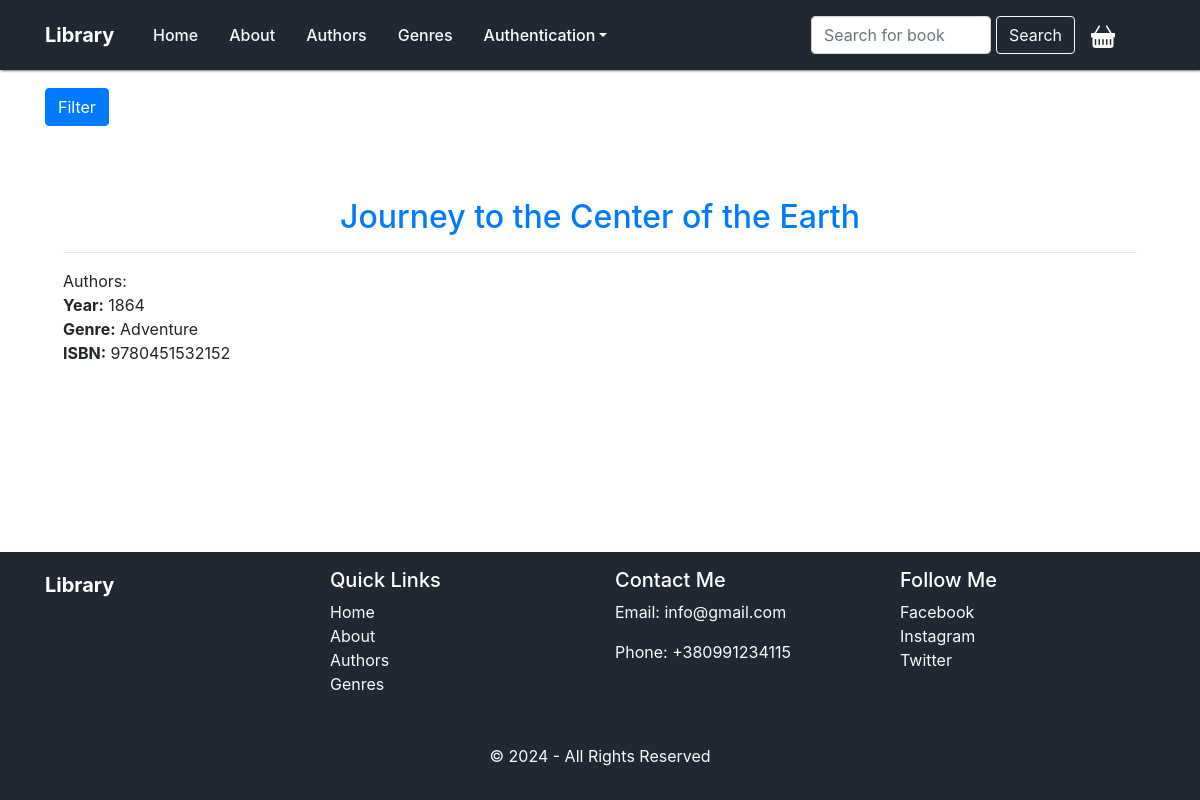
Screenshot of /library/books/17/ with the database file from the repository.
### library/models.py (models this page shows, shortened)
class Book(models.Model):
    title = models.CharField(max_length=100)
    authors = models.ManyToManyField('Author', through='BookAuthor')
    genre = models.ForeignKey('Genre', on_delete=models.CASCADE, null=True)
    published_year = models.IntegerField()
    ISBN = models.CharField(max_length=200)
    price = models.DecimalField(max_digits=6, decimal_places=2, default=0.0)
    class Meta:
        ordering = ["published_year"]
        indexes = [models.Index(fields=["published_year"])]

class Genre(models.Model):
    genre = models.CharField(max_length=100, db_index=True)
    def __str__(self):
        return self.genre

### library/views.py (the view)
# urls.py: path('books/<int:id>/', views.book_by_id, name='book_by_id'),
def book_by_id(request, id):
    book = get_object_or_404(Book, id=id)
    authors_ids = BookAuthor.objects.filter(book_id=book.id).values_list('author', flat=True)
    authors = Author.objects.filter(id__in=authors_ids)
    context = {'book': book, 'authors': authors}
    return render(request, 'library/book_by_id.html', context=context)

### library/templatetags/tags.py (called while the page is built)
@register.simple_tag()
def get_genres():
    return Genre.objects.all()

@register.simple_tag()
def get_menu():
    return views.menu

@register.simple_tag()
def get_year():
    return datetime.now().year

### library/templates/library/book_by_id.html (shortened to what this page needs)
{%extends 'base.html'%}
{%block content%}
<div class="container mt-5">
    <h2 class="content-name text-primary"> {{ book.title }}</h2>
    <hr>
    <ul class="list-unstyled">
        <li>
            Authors:
             <br>
        </li>
        <li><strong>Year:</strong> {{ book.published_year }}</li>
        <li><strong>Genre:</strong> {{ book.genre }}</li>
        <li><strong>ISBN:</strong> {{ book.ISBN }}</li>
    </ul>
</div>
{%endblock%}

### library/static/library/css/index.css (style rules this page uses)
:root { --white-text: #FFF; --black: #333333; --deep-blue: #222831; }
body { margin: 20px; height: 100%; display: flex; flex-direction: column; min-height: 100vh; }
h1, h2 { text-align: center; margin-bottom: 40px; color: var(--deep-blue); }

### rows the page displays
Book: title "Journey to the Center of the Earth", published_year "1864", genre "Adventure", ISBN "9780451532152"

### other values shown
{{ item.title }} "Home" "About" "Authors" "Genres"
{{ year }} "2024"
